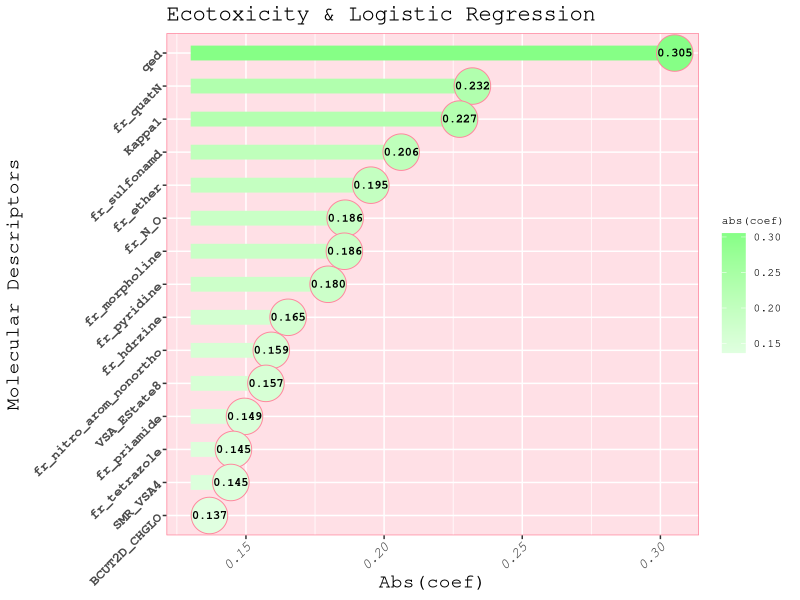
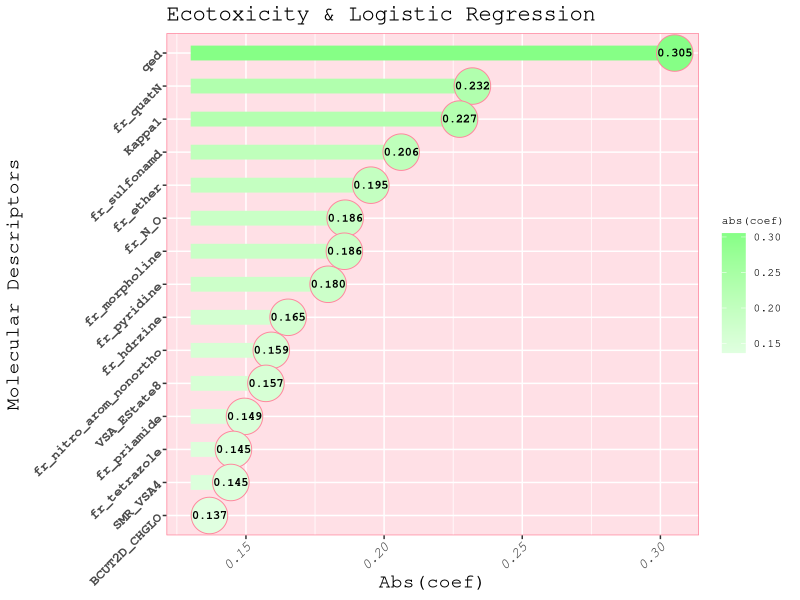

Source code (R) for these figures, in order:
library(ggplot2)
getwd()
fimp<-read.csv("QSAR/table/data25EC_LR_fimp.csv",header = TRUE,check.names = FALSE)
colnames(fimp)=c("Name","abs(coef)")

EC<-c("#FF869D","#FFE0E6")
LR<-c("#86FF86","#E0FFE0")

ggplot(fimp, aes(x = Name, y = `abs(coef)`)) +
  geom_segment(aes(x= Name, y=`abs(coef)`, color=`abs(coef)`,
                   xend=Name, yend=0.13),
               size=5,
               linetype=1)+#使用reorder()排序变量
  geom_point(aes(fill=`abs(coef)`), size=12, pch = 21, color=EC[1]) +
  geom_text(aes(label =sprintf("%.3f",`abs(coef)`)), 
            color = "black",
            size = 3,
            family = "mono",
            fontface="bold")+ 
  scale_fill_continuous(high=LR[1],low=LR[2])+
  scale_color_continuous(high=LR[1],low=LR[2])+
  labs(title = "Ecotoxicity & Logistic Regression", x = "Molecular Descriptors", y = "Abs(coef)")+
  xlim(rev(fimp$Name))+#固定横坐标
  coord_flip()+
  theme(
    text = element_text(family = "mono", size=16),
    plot.title = element_text(size = 16),#title 大小
    axis.title.x = element_text(size = 14),#x轴标题
    axis.title.y = element_text(size = 14),
    axis.text.x = element_text(face = "italic", angle = 45, hjust = 1,size = 10),#横坐标
    axis.text.y = element_text(face = "bold", angle = 45, hjust = 1,size = 10),
    legend.text = element_text(size = 8),#legend字体大小
    legend.title = element_text(size = 8), #设置legend标签字体大小
    panel.background = element_rect(fill = EC[2]),  # 去除背景
    panel.border = element_rect(color = EC[1], fill = NA)#保留边框
  )


ggsave("QSAR/pic/EC_LR_fimp.png",width=10, height=7,dpi=300)
